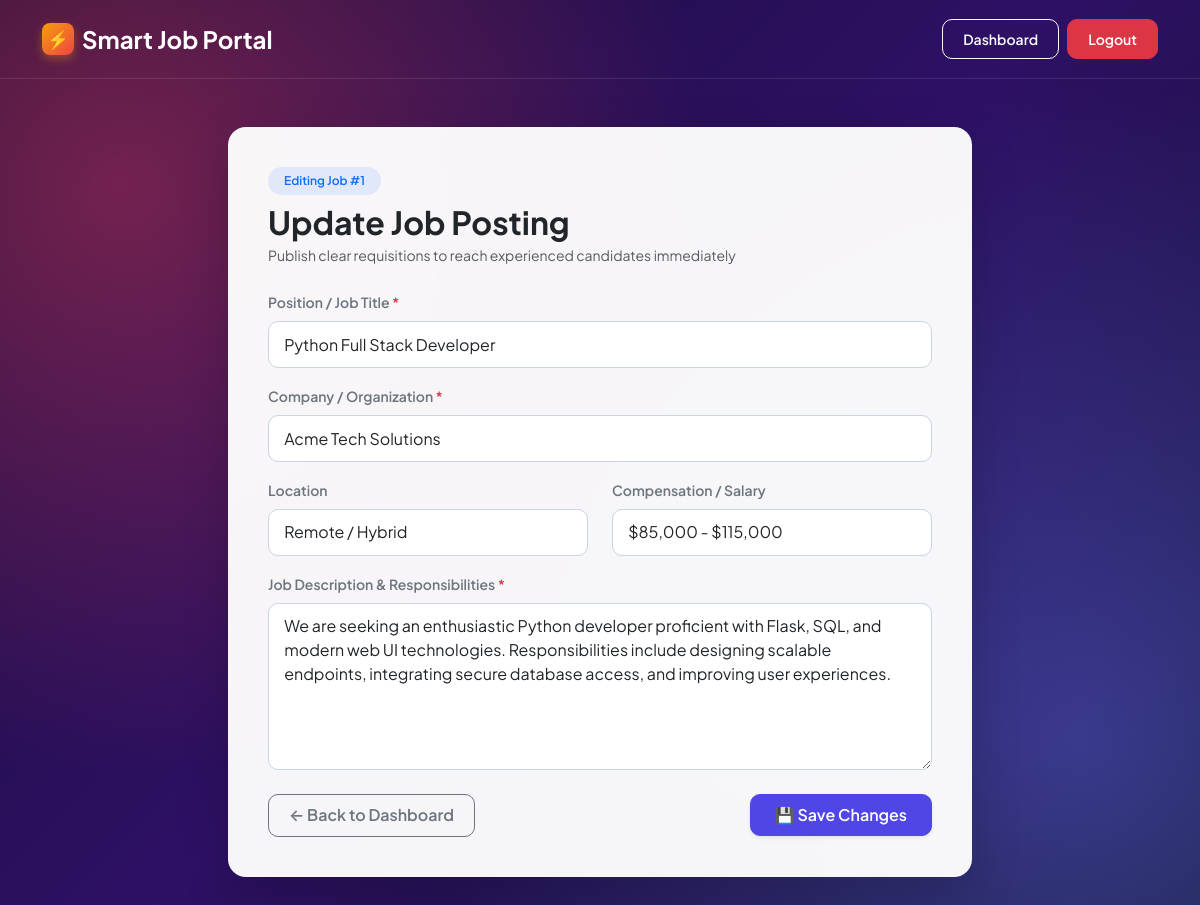
The app's page /job/1/edit (signed in) with its own data.
### tables this page shows
CREATE TABLE jobs (
            id INTEGER PRIMARY KEY AUTOINCREMENT,
            recruiter_id INTEGER NOT NULL,
            title TEXT NOT NULL,
            company TEXT NOT NULL,
            location TEXT,
            salary TEXT,
            description TEXT,
            created_at TIMESTAMP DEFAULT CURRENT_TIMESTAMP,
            FOREIGN KEY (recruiter_id) REFERENCES users(id)
        );

### app.py (the view, shortened to what this page needs)
@app.route("/job/<int:job_id>/edit", methods=["GET", "POST"])
def edit_job(job_id):
    if "user_id" not in session or session.get("role") != "recruiter":
        flash("Only recruiters can edit job postings.")
        return redirect("/login")
    db = get_db()
    cursor = db.cursor(dictionary=True)
    cursor.execute(
        "SELECT * FROM jobs WHERE id = %s AND recruiter_id = %s",
        (job_id, session["user_id"])
    )
    job = cursor.fetchone()
    if not job:
        cursor.close()
        db.close()
        flash("Job posting not found or you are not authorized to edit it.")
        return redirect("/dashboard")
    cursor.close()
    db.close()
    return render_template("post_job.html", job=job, is_edit=True)

### app.py (called while the page is built)
def get_db():
    global DB_ENGINE
    if DB_ENGINE is None:
        detect_and_init_db()
    if DB_ENGINE == "mysql":
        return mysql.connector.connect(
            host=os.environ.get("MYSQL_HOST", "localhost"),
            user=os.environ.get("MYSQL_USER", "root"),
            password=os.environ.get("MYSQL_PASSWORD", ""),
            database=os.environ.get("MYSQL_DATABASE", "smart_job_portal"),
            port=int(os.environ.get("MYSQL_PORT", 3306))
        )
    else:
        conn = sqlite3.connect(SQLITE_DB_PATH)
        return SQLiteConnectionAdapter(conn)

@app.context_processor
def inject_globals():
    return {
        "current_user_pic": session.get("profile_pic", ""),
        "current_user_name": session.get("name", ""),
        "current_user_role": session.get("role", "")
    }

    def execute(self, query, params=None):
        query = query.replace("%s", "?")
        if params is None:
            return self._cursor.execute(query)
        return self._cursor.execute(query, tuple(params))

    def fetchone(self):
        row = self._cursor.fetchone()
        if row is not None and self._dictionary:
            return dict(row)
        return row

    def close(self):
        self._cursor.close()

    def cursor(self, dictionary=False):
        return SQLiteCursorAdapter(self._conn.cursor(), dictionary=dictionary)

    def close(self):
        self._conn.close()

### templates/post_job.html (shortened to what this page needs)
<!DOCTYPE html>
<html lang="en">
<head>
    <link rel="stylesheet" href="https://cdn.jsdelivr.net/npm/bootstrap@5.3.3/dist/css/bootstrap.min.css">
    <link rel="stylesheet" href="{{ url_for('static', filename='css/style.css') }}">
    <link rel="stylesheet" href="https://cdn.jsdelivr.net/npm/bootstrap-icons@1.11.3/font/bootstrap-icons.min.css">
</head>
<body class="page-post-job">
<nav class="navbar navbar-expand-lg navbar-dark bg-transparent border-bottom border-light border-opacity-10 py-3">
    <div class="container">
        <a class="navbar-brand fw-bold text-white fs-4 d-flex align-items-center gap-2" href="/">
            <span class="portal-brand-badge">⚡</span> Smart Job Portal
        </a>
        <div class="d-flex align-items-center gap-2">
            <a href="/dashboard" class="btn btn-outline-light btn-sm">Dashboard</a>
            <a href="/logout" class="btn btn-danger btn-sm">Logout</a>
        </div>
    </div>
</nav>
<div class="container my-5">
    <div class="col-md-9 col-lg-8 mx-auto">
        <div class="card post-job-card p-3 p-md-4 border-0 shadow-lg">
            <div class="card-body">
                <div class="mb-4">
                    <span class="badge bg-primary bg-opacity-10 text-primary px-3 py-2 mb-2 rounded-pill fw-semibold">
                        {% if is_edit %}Editing Job #{{ job.id }}{% else %}Recruitment Pipeline{% endif %}
                    </span>
                    <h2 class="fw-bold text-dark mb-1">{% if is_edit %}Update Job Posting{% else %}Create Job Opening{% endif %}</h2>
                    <p class="text-muted small mb-0">Publish clear requisitions to reach experienced candidates immediately</p>
                </div>
                <form method="POST">
                    <div class="mb-3">
                        <label class="form-label fw-semibold text-secondary small">Position / Job Title <span class="text-danger">*</span></label>
                        <input
                            name="title"
                            class="form-control"
                            placeholder="e.g. Senior Full-Stack Python Engineer"
                            value="{% if job %}{{ job.title }}{% endif %}"
                            required>
                    </div>
                    <div class="mb-3">
                        <label class="form-label fw-semibold text-secondary small">Company / Organization <span class="text-danger">*</span></label>
                        <input
                            name="company"
                            class="form-control"
                            placeholder="e.g. Acme Tech Solutions"
                            value="{% if job %}{{ job.company }}{% endif %}"
                            required>
                    </div>
                    <div class="row">
                        <div class="col-md-6 mb-3">
                            <label class="form-label fw-semibold text-secondary small">Location</label>
                            <input
                                name="location"
                                class="form-control"
                                placeholder="e.g. Remote / Austin, TX"
                                value="{% if job %}{{ job.location or '' }}{% endif %}">
                        </div>
                        <div class="col-md-6 mb-3">
                            <label class="form-label fw-semibold text-secondary small">Compensation / Salary</label>
                            <input
                                name="salary"
                                class="form-control"
                                placeholder="e.g. $100,000 - $135,000"
                                value="{% if job %}{{ job.salary or '' }}{% endif %}">
                        </div>
                    </div>
                    <div class="mb-4">
                        <label class="form-label fw-semibold text-secondary small">Job Description & Responsibilities <span class="text-danger">*</span></label>
                        <textarea
                            name="description"
                            class="form-control"
                            rows="6"
                            placeholder="Describe expectations, required skills, benefits, and team culture..."
                            required>{% if job %}{{ job.description }}{% endif %}</textarea>
                    </div>
                    <div class="d-flex justify-content-between align-items-center">
                        <a href="/dashboard" class="btn btn-outline-secondary">← Back to Dashboard</a>
                        <button type="submit" class="btn btn-primary px-4 py-2 fw-semibold shadow-sm">
                            {% if is_edit %}💾 Save Changes{% else %}🚀 Publish Requisition{% endif %}
                        </button>
                    </div>
                </form>
            </div>
        </div>
    </div>
</div>
</body>
</html>

### static/style.css (style rules this page uses)
:root { --primary-color: #4f46e5; --primary-hover: #4338ca; --secondary-color: #0ea5e9; --card-border-radius: 18px; }
* { font-family: 'Plus Jakarta Sans', system-ui, -apple-system, sans-serif; }
body { min-height: 100vh; display: flex; flex-direction: column; color: #1e293b; transition: background 0.4s ease-in-out; position: relative; overflow-x: hidden; }
.portal-brand-badge { background: linear-gradient(135deg, #f59e0b, #ef4444); color: #fff; width: 32px; height: 32px; border-radius: 8px; display: inline-flex; align-items: center; justify-content: center; font-size: 1.1rem; box-shadow: 0 4px 10px rgba(245, 158, 11, 0.35); }
body.page-post-job { background-color: #1e1b4b; background-image: radial-gradient(circle at 10% 20%, rgba(244, 63, 94, 0.4) 0%, transparent 45%), radial-gradient(circle at 90% 80%, rgba(99, 102, 241, 0.45) 0%, transparent 50%), linear-gradient(135deg, #180d38 0%, #2e1065 50%, #0f172a 100%); background-attachment: fixed; }
.post-job-card { background: rgba(255, 255, 255, 0.96) !important; backdrop-filter: blur(16px); -webkit-backdrop-filter: blur(16px); border-radius: 20px; border: 1px solid rgba(255, 255, 255, 0.4); box-shadow: 0 25px 50px -12px rgba(0, 0, 0, 0.6); }
.card { border-radius: var(--card-border-radius); }
.btn { border-radius: 10px; font-weight: 600; padding: 0.55rem 1.25rem; transition: all 0.2s ease; }
.btn-primary { background-color: #4f46e5; border-color: #4f46e5; }
.form-control, .form-select { border-radius: 10px; padding: 0.65rem 0.95rem; border: 1px solid #cbd5e1; }
.badge { padding: 0.45em 0.85em; font-weight: 600; border-radius: 8px; }

### records on screen
jobs: id "1", title "Python Full Stack Developer", company "Acme Tech Solutions", location "Remote / Hybrid", salary "$85,000 - $115,000", description "We are seeking an enthusiastic Python developer proficient with Flask, SQL, and modern web UI technologies. Responsibilities include designing scalable endpoints, integrating secure database access, and improving user experiences."
